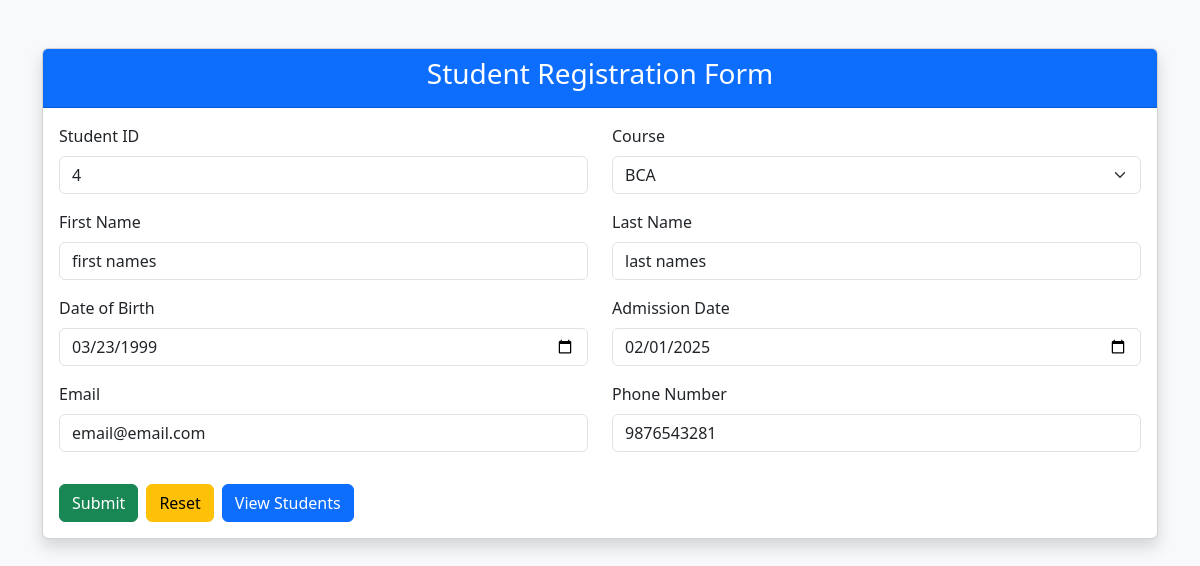
/update?id=4, run on the app's committed database.
### studybuddy/models.py (models this page shows, shortened)
class Student(models.Model):
  profile=models.ImageField(upload_to="image",null=True)
  student_id=models.CharField(max_length=12)
  first_name=models.CharField(max_length=20)
  last_name=models.CharField(max_length=20)
  date_of_birth=models.DateField()
  email=models.EmailField()
  phone=models.CharField(max_length=10)
  course=models.ForeignKey(Course,on_delete=models.CASCADE)
  admission_date=models.DateField()

class Course(models.Model):
  name=models.CharField(max_length=30)
  duration=models.CharField(max_length=50)
  fees=models.DecimalField(max_digits=10,decimal_places=2)

### studybuddy/views.py (the view)
# urls.py: path("update",update,name="update")
def update(request):
  st_id=request.GET.get("id")
  student=Student.objects.get(id=st_id)
  courses=Course.objects.all()
  return render(request,"index.html",{"student":student,"courses":courses})

### studybuddy/templates/index.html (shortened to what this page needs)
<!DOCTYPE html>
<html lang="en">
<head>
    <link href="https://cdn.jsdelivr.net/npm/bootstrap@5.3.3/dist/css/bootstrap.min.css" rel="stylesheet">
</head>
<body class="bg-light">
<div class="container mt-5">
    <div class="card shadow">
        <div class="card-header bg-primary text-white">
            <h3 class="text-center">Student Registration Form</h3>
        </div>
        <div class="card-body">
            <form method="POST" action="{%url 'create'%} enctype="multipart/form-data">
                <div class="row">
                    <div class="col-md-6 mb-3">
                        <label class="form-label">Student ID</label>
                        <input type="text"
                               class="form-control"
                               name="student_id"
                               value="{{student.id}}"
                               maxlength="12"
                               required>
                    </div>
                    <div class="col-md-6 mb-3">
                        <label class="form-label">Course</label>
                        <select class="form-select" name="course" required>
                            {% for course in courses %}
                                <option value="{{course.id}}"
                                    {% if student.course.id == course.id %}selected{%endif%}>
                                    {{ course.name }}
                                </option>
                            {% endfor %}
                        </select>
                    </div>
                </div>
                <div class="row">
                    <div class="col-md-6 mb-3">
                        <label class="form-label">First Name</label>
                        <input type="text"
                               class="form-control"
                               name="first_name"
                               value="{{student.first_name}}"
                               required>
                    </div>
                    <div class="col-md-6 mb-3">
                        <label class="form-label">Last Name</label>
                        <input type="text"
                               class="form-control"
                               name="last_name"
                               value="{{student.last_name}}"
                               required>
                    </div>
                </div>
                <div class="row">
                    <div class="col-md-6 mb-3">
                        <label class="form-label">Date of Birth</label>
                        <input type="date"
                               class="form-control"
                               name="date_of_birth"
                               value="{{ student.date_of_birth|date:'Y-m-d' }}"
                               required>
                    </div>
                    <div class="col-md-6 mb-3">
                        <label class="form-label">Admission Date</label>
                        <input type="date"
                               class="form-control"
                               name="admission_date"
                               value="{{student.admission_date | date:'Y-m-d'}}"
                               required>
                    </div>
                </div>
                <div class="row">
                    <div class="col-md-6 mb-3">
                        <label class="form-label">Email</label>
                        <input type="email"
                               class="form-control"
                               name="email"
                               value="{{student.email}}"
                               required>
                    </div>
                    <div class="col-md-6 mb-3">
                        <label class="form-label">Phone Number</label>
                        <input type="text"
                               class="form-control"
                               name="phone"
                               value="{{student.phone}}"
                               maxlength="10"
                               required>
                    </div>
                </div>
                <div class="d-flex gap-2 mt-3">
                    <button type="submit" class="btn btn-success">
                        Submit
                    </button>
                    <button type="reset" class="btn btn-warning">
                        Reset
                    </button>
                   <a href="{% url 'display_student'%}"
                       class="btn btn-primary">
                        View Students
                    </a>
                </div>
            </form>
        </div>
    </div>
</div>
</body>
</html>

### data on the page
Student: student_id "4", course "BCA", first_name "first names", last_name "last names", date_of_birth "03/23/1999", admission_date "02/01/2025", email "email@email.com", phone "9876543281"
